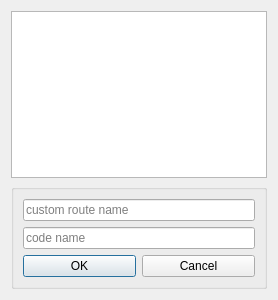
<?xml version="1.0" encoding="UTF-8"?>
<ui version="4.0">
 <class>PBCCustomRouteDialog</class>
 <widget class="QDialog" name="PBCCustomRouteDialog">
  <property name="geometry">
   <rect>
    <x>0</x>
    <y>0</y>
    <width>278</width>
    <height>300</height>
   </rect>
  </property>
  <property name="windowTitle">
   <string>Dialog</string>
  </property>
  <layout class="QVBoxLayout" name="verticalLayout_3">
   <item>
    <widget class="QGraphicsView" name="graphicsView"/>
   </item>
   <item>
    <widget class="QGroupBox" name="groupBox">
     <property name="title">
      <string/>
     </property>
     <layout class="QVBoxLayout" name="verticalLayout_2">
      <item>
       <widget class="QLineEdit" name="nameEdit">
        <property name="placeholderText">
         <string>custom route name</string>
        </property>
       </widget>
      </item>
      <item>
       <widget class="QLineEdit" name="codeNameEdit">
        <property name="placeholderText">
         <string>code name</string>
        </property>
        <layout class="QVBoxLayout" name="verticalLayout"/>
       </widget>
      </item>
      <item>
       <layout class="QHBoxLayout" name="horizontalLayout">
        <item>
         <widget class="QPushButton" name="okButton">
          <property name="text">
           <string>OK</string>
          </property>
         </widget>
        </item>
        <item>
         <widget class="QPushButton" name="cancelButton">
          <property name="text">
           <string>Cancel</string>
          </property>
         </widget>
        </item>
       </layout>
      </item>
     </layout>
    </widget>
   </item>
  </layout>
 </widget>
 <resources/>
 <connections>
  <connection>
   <sender>okButton</sender>
   <signal>clicked()</signal>
   <receiver>PBCCustomRouteDialog</receiver>
   <slot>accept()</slot>
   <hints>
    <hint type="sourcelabel">
     <x>198</x>
     <y>266</y>
    </hint>
    <hint type="destinationlabel">
     <x>138</x>
     <y>149</y>
    </hint>
   </hints>
  </connection>
  <connection>
   <sender>cancelButton</sender>
   <signal>clicked()</signal>
   <receiver>PBCCustomRouteDialog</receiver>
   <slot>reject()</slot>
   <hints>
    <hint type="sourcelabel">
     <x>78</x>
     <y>266</y>
    </hint>
    <hint type="destinationlabel">
     <x>138</x>
     <y>149</y>
    </hint>
   </hints>
  </connection>
 </connections>
 <slots>
  <slot>myaccept()</slot>
 </slots>
</ui>
